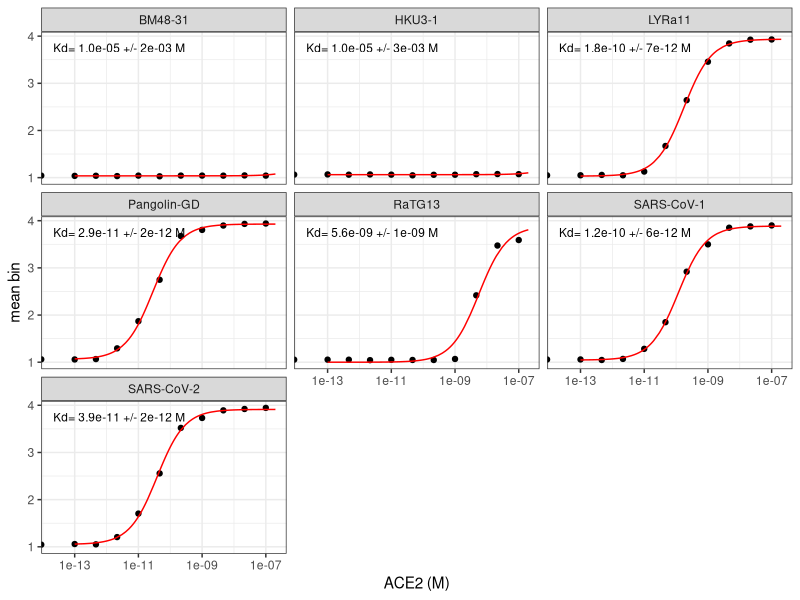
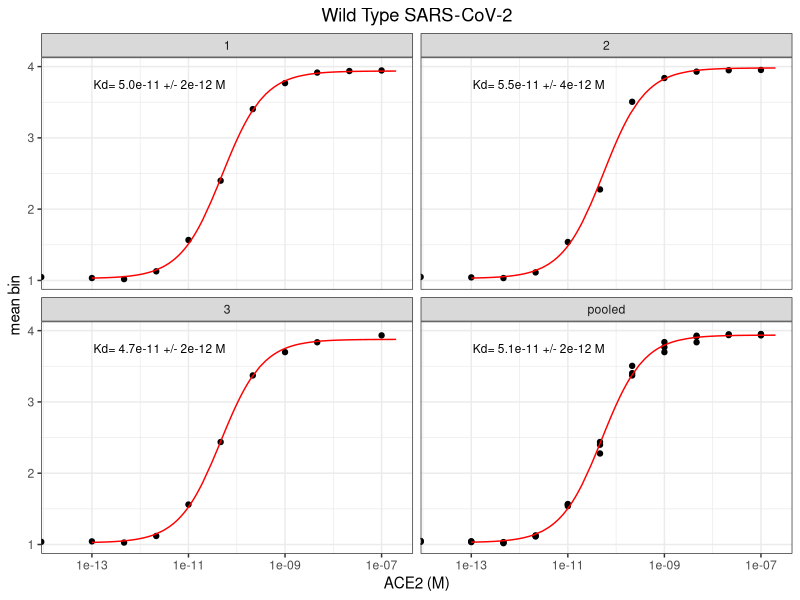
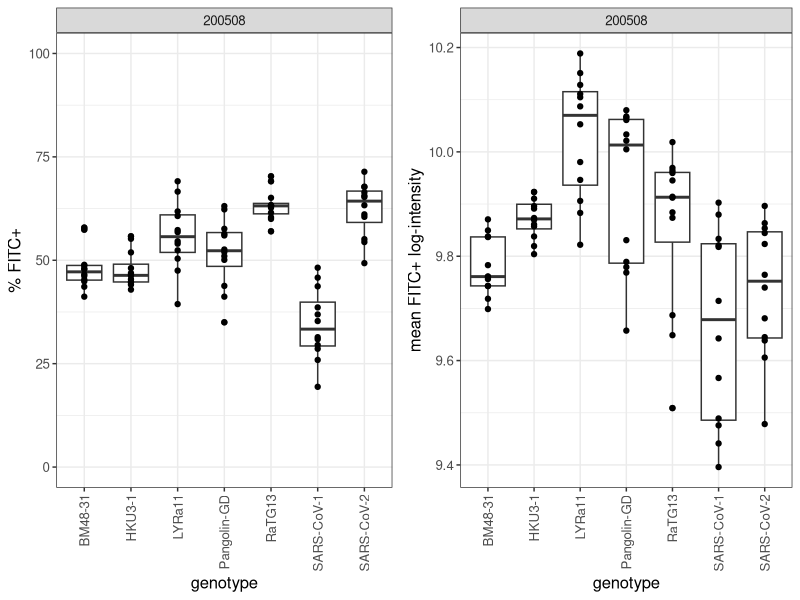
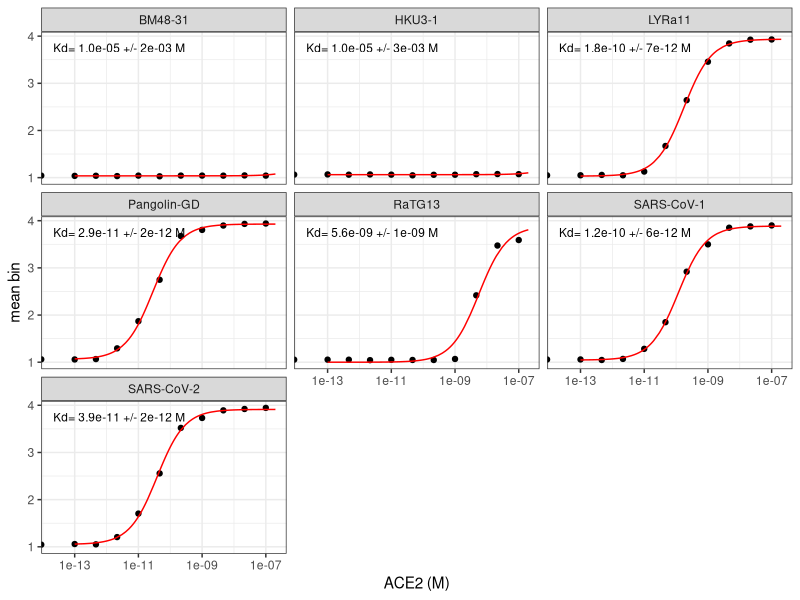
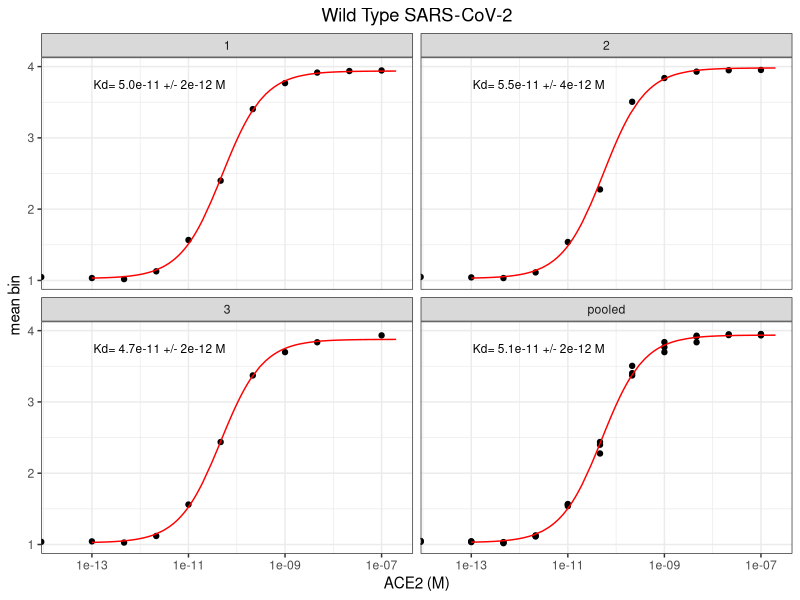

The R source for these figures, in order:
## ---- chunk 1
require("knitr")
knitr::opts_chunk$set(echo = T)
knitr::opts_chunk$set(dev.args = list(png = list(type = "cairo")))

#list of packages to install/load
packages = c("ggplot2", "data.table", "tidyverse", "dplyr", "broom", "gridExtra")
#install any packages not already installed
installed_packages <- packages %in% rownames(installed.packages())
if(any(installed_packages == F)){
  install.packages(packages[!installed_packages])
}
#load packages
invisible(lapply(packages, library, character.only=T))

#make results directory
if(!file.exists("results")){
 dir.create(file.path("results"))
}


## ---- chunk 2
dt <- read.csv(file="Table-all.csv", stringsAsFactors=F)
## ---- chunk 3
wildtype <- dt %>% 
  filter(expt=="200501") %>%
  mutate(replicate = "pooled",
         titration = "wt_pooled")

dt <- dt %>% rbind(wildtype)

print(nrow(dt))
## ---- chunk 4
dt <- dt %>% 
  group_by(titration) %>%
  mutate(mean_FITCpos = mean(FITCpos),
         stderr_FITCpos = sd(FITCpos)/sqrt(length(FITCpos)),
         log_geomean_FITC = log(geomean_FITC),
         mean_logMFI_FITC = mean(log(geomean_FITC)),
         stderr_logMFI_FITC = sd(log(geomean_FITC))/sqrt(length(geomean_FITC))
         ) %>%
  ungroup()

head(dt, n=5)
## ---- chunk 5
nls_broom <- dt %>% 
  group_by(titration) %>%
  do(tidy(nls(mean_bin ~ a*(conc_M/(conc_M+Kd))+b,
              data=.,
              start=list(a=3,b=1,Kd=1e-10),
              lower=list(a=2,b=1,Kd=1e-15),
              upper=list(a=3,b=1.5,Kd=1e-5),
              algorithm="port"
              )
          ) 
  )

dt <- dt %>%
  merge(nls_broom %>%
          filter(term=="Kd") %>%
          select(estimate, std.error) %>%
          rename(Kd="estimate",
                 Kd_SE="std.error"), by="titration")
head(dt, n=5)
## ---- chunk 6
isogenic_titrations_summary <- dt %>% 
  select(expt, titration, genotype, replicate, Kd, Kd_SE, mean_FITCpos, stderr_FITCpos, mean_logMFI_FITC, stderr_logMFI_FITC) %>%
  unique()

isogenic_titrations_summary
write.csv(isogenic_titrations_summary,"./results/isogenic_titrations_summary.csv", row.names = FALSE)
## ---- chunk 7
conc_M = c(1:20 %o% 10^(-13:-7)) # this should only generate 120 estimates per titration (faster!)

nls_predictions <- dt %>%
  select(titration, expt, genotype, replicate) %>%
  merge(nls_broom %>%
          select(-statistic, -p.value, -std.error) %>%
          spread(term, estimate), 
        by="titration") %>%
  unique() %>%
  merge(dt %>% select(titration, Kd_SE) %>% unique(), by="titration") %>%
  merge(as.data.frame(conc_M), all=TRUE) %>%
  mutate(mean_bin = a*(conc_M/(conc_M+Kd))+b)

head(nls_predictions, n=5)
## ---- chunk 8
annotations <- dt %>% 
  filter(expt != "200501") %>% 
  select(titration, genotype, expt, replicate, Kd, Kd_SE) %>%
  unique() %>%
  remove_rownames()

ggplot(dt %>% filter(expt != "200501"), aes(conc_M, mean_bin)) +
  geom_point() +
  geom_line(data = nls_predictions %>% filter(expt != "200501"),
            aes(conc_M, mean_bin),
            color="red") +
  scale_x_log10(lim=c(2e-14,2e-07)) +
  xlab("ACE2 (M)") +
  ylab("mean bin") +
  facet_wrap(~ genotype) +
  geom_text(
    data    = annotations,
    mapping = aes(x = 2.5e-12, 
                  y = 3.75, 
                  label = c(paste(
                    "Kd=", format(Kd, digits=2),
                    "+/-", format(Kd_SE, digits=1), "M"))),
    size=3) +
  theme_bw()

ggsave(
  "./results/homolog_titration.pdf",
  scale = 1,
  width = NA,
  height = NA
)
## ---- chunk 9
annotations <- dt %>% 
  filter(expt == "200501") %>% 
  select(titration, genotype, expt, replicate, Kd, Kd_SE) %>%
  unique() %>%
  remove_rownames()

ggplot(dt %>% filter(expt == "200501"), aes(conc_M, mean_bin)) +
  geom_point() +
  geom_line(data = nls_predictions %>% filter(expt == "200501"),
            aes(conc_M, mean_bin),
            color="red") +
  scale_x_log10(lim=c(2e-14,2e-07)) +
  xlab("ACE2 (M)") +
  ylab("mean bin") +
  facet_wrap(~ replicate) + # this time facet on replicate
  geom_text(
    data    = annotations,
    mapping = aes(x = 2.5e-12, 
                  y = 3.75, 
                  label = c(paste(
                    "Kd=", format(Kd, digits=2),
                    "+/-", format(Kd_SE, digits=1), "M"))),
    size=3) +
  ggtitle("Wild Type SARS-CoV-2") +
  theme_bw() +
  theme(plot.title = element_text(hjust = 0.5))

ggsave(
  "./results/wildtype_triplicate_titration.pdf",
  scale = 1,
  width = NA,
  height = NA
)
## ---- chunk 10
p1 <- ggplot(dt %>% filter(expt!="200501"), aes(genotype, FITCpos)) + 
  geom_boxplot() +
  geom_point() +
  scale_y_continuous(lim=c(0, 100)) +
  ylab("% FITC+") +
  facet_wrap(~ expt, scales="free_x") +
  theme_bw() +
  theme(text = element_text(size=12), 
        axis.text.x=element_text(angle=90, hjust=1, vjust=0.5))

p2 <- ggplot(dt %>% filter(expt!="200501"), aes(genotype, log_geomean_FITC)) +
  geom_boxplot() +
  geom_point() +
  ylab("mean FITC+ log-intensity") +
  facet_wrap(~ expt, scales="free_x") +
  theme_bw() +
  theme(text = element_text(size=12), 
        axis.text.x=element_text(angle=90, hjust=1, vjust=0.5))

grid.arrange(p1, p2, ncol=2, widths=c(8,8), heights=c(6))

g <- arrangeGrob(p1, p2, ncol=2, widths=c(8,8), heights=c(6))

ggsave(
  "./results/homolog_FITC_expression.pdf",
  g,
  scale = 1,
  width = NA,
  height = NA
)
